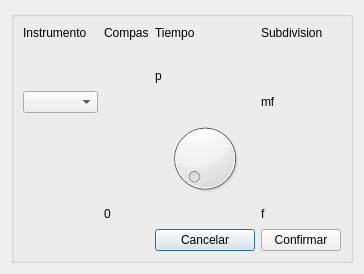
<?xml version="1.0" encoding="UTF-8"?>
<ui version="4.0">
 <class>ElegirBeat</class>
 <widget class="QDialog" name="ElegirBeat">
  <property name="geometry">
   <rect>
    <x>0</x>
    <y>0</y>
    <width>364</width>
    <height>274</height>
   </rect>
  </property>
  <property name="windowTitle">
   <string>Dialog</string>
  </property>
  <layout class="QGridLayout" name="gridLayout_2">
   <item row="0" column="0">
    <widget class="QGroupBox" name="gridGroupBox">
     <layout class="QGridLayout" name="gridLayout">
      <item row="4" column="2">
       <widget class="QDial" name="dial">
        <property name="sizePolicy">
         <sizepolicy hsizetype="Expanding" vsizetype="Expanding">
          <horstretch>0</horstretch>
          <verstretch>0</verstretch>
         </sizepolicy>
        </property>
        <property name="maximum">
         <number>3</number>
        </property>
       </widget>
      </item>
      <item row="0" column="2">
       <widget class="QLabel" name="label_12">
        <property name="text">
         <string>Tiempo</string>
        </property>
       </widget>
      </item>
      <item row="0" column="3">
       <widget class="QLabel" name="label_8">
        <property name="sizePolicy">
         <sizepolicy hsizetype="Fixed" vsizetype="Fixed">
          <horstretch>0</horstretch>
          <verstretch>0</verstretch>
         </sizepolicy>
        </property>
        <property name="text">
         <string>Subdivision</string>
        </property>
       </widget>
      </item>
      <item row="1" column="3">
       <widget class="QLabel" name="EtiquetaSubdivision">
        <property name="sizePolicy">
         <sizepolicy hsizetype="Fixed" vsizetype="Fixed">
          <horstretch>0</horstretch>
          <verstretch>0</verstretch>
         </sizepolicy>
        </property>
        <property name="text">
         <string/>
        </property>
       </widget>
      </item>
      <item row="5" column="3">
       <widget class="QLabel" name="label_11">
        <property name="text">
         <string>f</string>
        </property>
       </widget>
      </item>
      <item row="1" column="2">
       <widget class="QLabel" name="EtiquetaTiempo">
        <property name="text">
         <string/>
        </property>
       </widget>
      </item>
      <item row="2" column="2">
       <widget class="QLabel" name="label">
        <property name="text">
         <string>p</string>
        </property>
       </widget>
      </item>
      <item row="4" column="3">
       <widget class="QLabel" name="label_2">
        <property name="sizePolicy">
         <sizepolicy hsizetype="Fixed" vsizetype="Fixed">
          <horstretch>0</horstretch>
          <verstretch>0</verstretch>
         </sizepolicy>
        </property>
        <property name="text">
         <string/>
        </property>
       </widget>
      </item>
      <item row="3" column="3">
       <widget class="QLabel" name="label_3">
        <property name="sizePolicy">
         <sizepolicy hsizetype="Fixed" vsizetype="Fixed">
          <horstretch>0</horstretch>
          <verstretch>0</verstretch>
         </sizepolicy>
        </property>
        <property name="text">
         <string>mf</string>
        </property>
       </widget>
      </item>
      <item row="2" column="1">
       <spacer name="verticalSpacer">
        <property name="orientation">
         <enum>Qt::Vertical</enum>
        </property>
        <property name="sizeHint" stdset="0">
         <size>
          <width>20</width>
          <height>40</height>
         </size>
        </property>
       </spacer>
      </item>
      <item row="3" column="2">
       <spacer name="verticalSpacer_2">
        <property name="orientation">
         <enum>Qt::Vertical</enum>
        </property>
        <property name="sizeHint" stdset="0">
         <size>
          <width>20</width>
          <height>40</height>
         </size>
        </property>
       </spacer>
      </item>
      <item row="6" column="2">
       <widget class="QPushButton" name="pushButton">
        <property name="sizePolicy">
         <sizepolicy hsizetype="Expanding" vsizetype="Fixed">
          <horstretch>0</horstretch>
          <verstretch>0</verstretch>
         </sizepolicy>
        </property>
        <property name="text">
         <string>Cancelar</string>
        </property>
       </widget>
      </item>
      <item row="3" column="1">
       <widget class="QLabel" name="label_4">
        <property name="sizePolicy">
         <sizepolicy hsizetype="Fixed" vsizetype="Fixed">
          <horstretch>0</horstretch>
          <verstretch>0</verstretch>
         </sizepolicy>
        </property>
        <property name="text">
         <string/>
        </property>
       </widget>
      </item>
      <item row="5" column="2">
       <spacer name="verticalSpacer_3">
        <property name="orientation">
         <enum>Qt::Vertical</enum>
        </property>
        <property name="sizeHint" stdset="0">
         <size>
          <width>20</width>
          <height>40</height>
         </size>
        </property>
       </spacer>
      </item>
      <item row="1" column="1">
       <widget class="QLabel" name="EtiquetaCompas">
        <property name="sizePolicy">
         <sizepolicy hsizetype="Fixed" vsizetype="Fixed">
          <horstretch>0</horstretch>
          <verstretch>0</verstretch>
         </sizepolicy>
        </property>
        <property name="text">
         <string/>
        </property>
       </widget>
      </item>
      <item row="6" column="3">
       <widget class="QPushButton" name="pushButton_2">
        <property name="sizePolicy">
         <sizepolicy hsizetype="Expanding" vsizetype="Fixed">
          <horstretch>0</horstretch>
          <verstretch>0</verstretch>
         </sizepolicy>
        </property>
        <property name="text">
         <string>Confirmar</string>
        </property>
       </widget>
      </item>
      <item row="4" column="1">
       <widget class="QLabel" name="label_5">
        <property name="sizePolicy">
         <sizepolicy hsizetype="Fixed" vsizetype="Fixed">
          <horstretch>0</horstretch>
          <verstretch>0</verstretch>
         </sizepolicy>
        </property>
        <property name="text">
         <string/>
        </property>
       </widget>
      </item>
      <item row="0" column="0">
       <widget class="QLabel" name="label_9">
        <property name="sizePolicy">
         <sizepolicy hsizetype="Expanding" vsizetype="Preferred">
          <horstretch>0</horstretch>
          <verstretch>0</verstretch>
         </sizepolicy>
        </property>
        <property name="text">
         <string>Instrumento</string>
        </property>
       </widget>
      </item>
      <item row="0" column="1">
       <widget class="QLabel" name="label_7">
        <property name="sizePolicy">
         <sizepolicy hsizetype="Fixed" vsizetype="Fixed">
          <horstretch>0</horstretch>
          <verstretch>0</verstretch>
         </sizepolicy>
        </property>
        <property name="text">
         <string>Compas</string>
        </property>
       </widget>
      </item>
      <item row="1" column="0">
       <widget class="QLabel" name="EtiquetaNombreInstrumento">
        <property name="text">
         <string/>
        </property>
       </widget>
      </item>
      <item row="5" column="1">
       <widget class="QLabel" name="label_10">
        <property name="text">
         <string>0</string>
        </property>
       </widget>
      </item>
      <item row="3" column="0">
       <widget class="QComboBox" name="comboBoxHiHat"/>
      </item>
     </layout>
    </widget>
   </item>
  </layout>
 </widget>
 <resources/>
 <connections/>
</ui>
